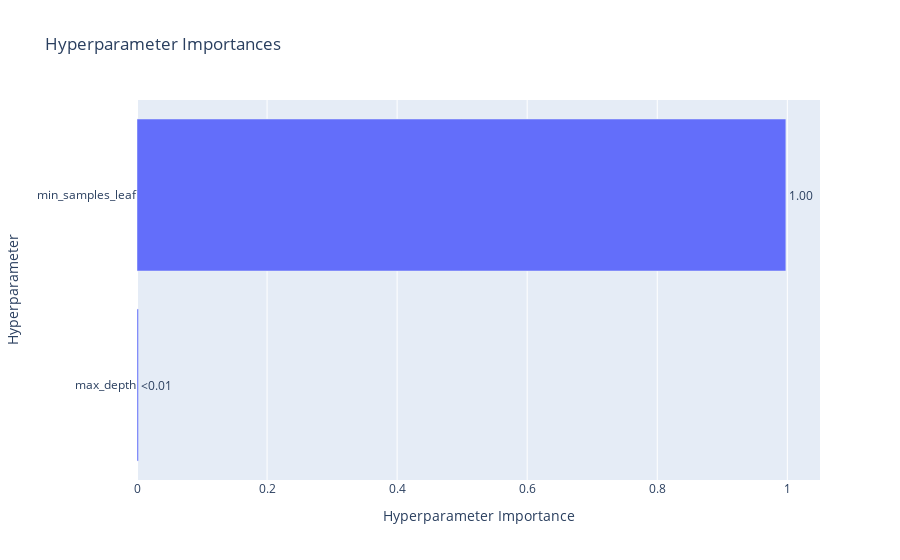

The cell this chart's notebook holds for it:
### Code cell
optuna.visualization.plot_param_importances(study)

### Figure 1 — Plotly figure (JSON) as saved in the notebook; plotly's stock layout.template omitted (floating-point values rounded to 4 significant figures)
{"data": [{"cliponaxis": false, "hovertemplate": ["max_depth (IntDistribution): 0.0022851497342264034<extra></extra>", "min_samples_leaf (IntDistribution): 0.9977148502657736<extra></extra>"], "name": "Objective Value", "orientation": "h", "text": ["<0.01", "1.00"], "textposition": "outside", "type": "bar", "x": [0.002285, 0.9977], "y": ["max_depth", "min_samples_leaf"]}], "layout": {"title": {"text": "Hyperparameter Importances"}, "xaxis": {"title": {"text": "Hyperparameter Importance"}}, "yaxis": {"title": {"text": "Hyperparameter"}}}}
